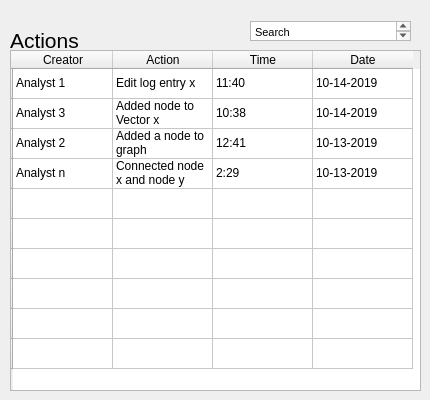
    <widget class="QWidget" name="History">
     <attribute name="title">
      <string>History</string>
     </attribute>
     <widget class="QTableWidget" name="HistoryTable">
      <property name="geometry">
       <rect>
        <x>10</x>
        <y>50</y>
        <width>411</width>
        <height>341</height>
       </rect>
      </property>
      <property name="sizePolicy">
       <sizepolicy hsizetype="Expanding" vsizetype="Expanding">
        <horstretch>0</horstretch>
        <verstretch>0</verstretch>
       </sizepolicy>
      </property>
      <row>
       <property name="text">
        <string/>
       </property>
      </row>
      <row>
       <property name="text">
        <string/>
       </property>
      </row>
      <row>
       <property name="text">
        <string/>
       </property>
      </row>
      <row>
       <property name="text">
        <string/>
       </property>
      </row>
      <row>
       <property name="text">
        <string/>
       </property>
      </row>
      <row>
       <property name="text">
        <string/>
       </property>
      </row>
      <row>
       <property name="text">
        <string/>
       </property>
      </row>
      <row>
       <property name="text">
        <string/>
       </property>
      </row>
      <row>
       <property name="text">
        <string/>
       </property>
      </row>
      <row>
       <property name="text">
        <string/>
       </property>
      </row>
      <column>
       <property name="text">
        <string>Creator</string>
       </property>
      </column>
      <column>
       <property name="text">
        <string>Action</string>
       </property>
      </column>
      <column>
       <property name="text">
        <string>Time</string>
       </property>
      </column>
      <column>
       <property name="text">
        <string>Date</string>
       </property>
      </column>
      <item row="0" column="0">
       <property name="text">
        <string>Analyst 1</string>
       </property>
      </item>
      <item row="0" column="1">
       <property name="text">
        <string>Edit log entry x</string>
       </property>
      </item>
      <item row="0" column="2">
       <property name="text">
        <string>11:40</string>
       </property>
      </item>
      <item row="0" column="3">
       <property name="text">
        <string>10-14-2019</string>
       </property>
      </item>
      <item row="1" column="0">
       <property name="text">
        <string>Analyst 3</string>
       </property>
      </item>
      <item row="1" column="1">
       <property name="text">
        <string>Added node to Vector x</string>
       </property>
      </item>
      <item row="1" column="2">
       <property name="text">
        <string>10:38</string>
       </property>
      </item>
      <item row="1" column="3">
       <property name="text">
        <string>10-14-2019</string>
       </property>
      </item>
      <item row="2" column="0">
       <property name="text">
        <string>Analyst 2</string>
       </property>
      </item>
      <item row="2" column="1">
       <property name="text">
        <string>Added a node to graph</string>
       </property>
      </item>
      <item row="2" column="2">
       <property name="text">
        <string>12:41</string>
       </property>
      </item>
      <item row="2" column="3">
       <property name="text">
        <string>10-13-2019</string>
       </property>
      </item>
      <item row="3" column="0">
       <property name="text">
        <string>Analyst n</string>
       </property>
      </item>
      <item row="3" column="1">
       <property name="text">
        <string>Connected node x and node y</string>
       </property>
      </item>
      <item row="3" column="2">
       <property name="text">
        <string>2:29</string>
       </property>
      </item>
      <item row="3" column="3">
       <property name="text">
        <string>10-13-2019</string>
       </property>
      </item>
     </widget>
     <widget class="QLabel" name="HistoryActionLabel">
      <property name="geometry">
       <rect>
        <x>10</x>
        <y>30</y>
        <width>141</width>
        <height>21</height>
       </rect>
      </property>
      <property name="font">
       <font>
        <pointsize>16</pointsize>
       </font>
      </property>
      <property name="text">
       <string>Actions</string>
      </property>
     </widget>
     <widget class="QTextEdit" name="HistorySearchBar">
      <property name="geometry">
       <rect>
        <x>250</x>
        <y>21</y>
        <width>161</width>
        <height>20</height>
       </rect>
      </property>
      <property name="html">
       <string>&lt;!DOCTYPE HTML PUBLIC &quot;-//W3C//DTD HTML 4.0//EN&quot; &quot;http://www.w3.org/TR/REC-html40/strict.dtd&quot;&gt;
&lt;html&gt;&lt;head&gt;&lt;meta name=&quot;qrichtext&quot; content=&quot;1&quot; /&gt;&lt;style type=&quot;text/css&quot;&gt;
p, li { white-space: pre-wrap; }
&lt;/style&gt;&lt;/head&gt;&lt;body style=&quot; font-family:'.SF NS Text'; font-size:13pt; font-weight:400; font-style:normal;&quot;&gt;
&lt;p style=&quot; margin-top:0px; margin-bottom:0px; margin-left:0px; margin-right:0px; -qt-block-indent:0; text-indent:0px;&quot;&gt;&lt;span style=&quot; font-family:'MS Shell Dlg 2'; font-size:8.25pt;&quot;&gt;Search&lt;/span&gt;&lt;/p&gt;&lt;/body&gt;&lt;/html&gt;</string>
      </property>
     </widget>
    </widget>
